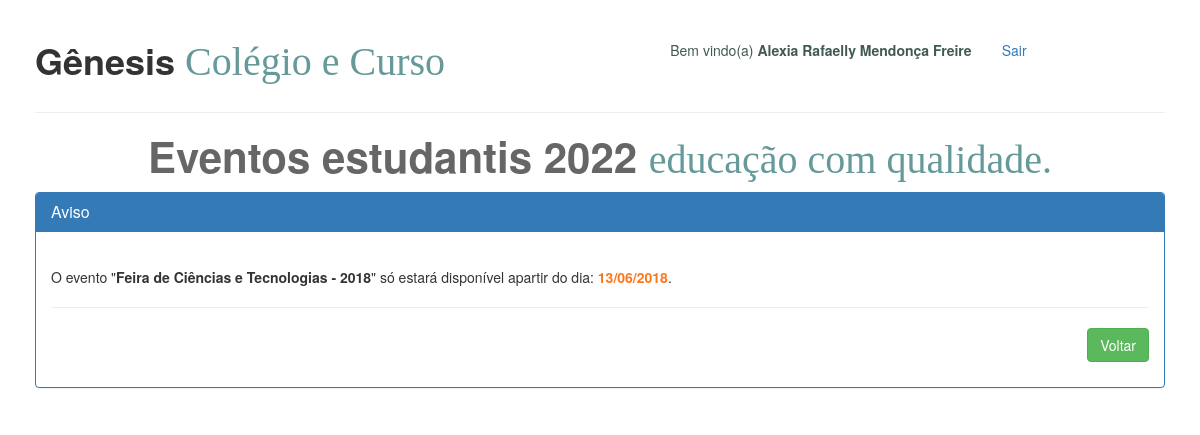
/eventos/autorizaevento.php (signed in), run on an earlier commit of the app's database.
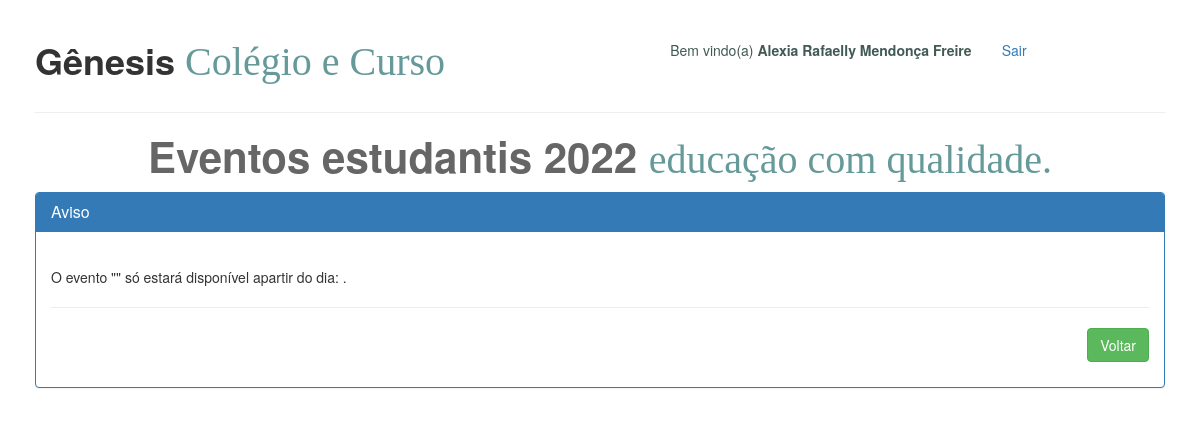
And on a later commit of the database.
### tables this page shows
CREATE TABLE `atividade` (
  `id` int(3) NOT NULL,
  `nome` varchar(255) NOT NULL,
  `data_inicio` date NOT NULL,
  `inscricao_inicio` date NOT NULL,
  `inscricao_termino` date NOT NULL,
  `qtd_curso` int(1) NOT NULL,
  `situacao` int(1) NOT NULL
);

### eventos/autorizaevento.php (the view, shortened to what this page needs)
<!DOCTYPE html>
<html lang="pt-br">
<head>
    <link href="css/bootstrap.min.css" rel="stylesheet">
    <link href="css/simple-sidebar.css" rel="stylesheet">
    <link href="css/estilojss.css" rel="stylesheet">
    <link href="//maxcdn.bootstrapcdn.com/bootstrap/3.3.0/css/bootstrap.min.css" rel="stylesheet" id="bootstrap-css">
</head>
<body>
    <div id="wrapper">
        <div id="page-content-wrapper">
            <div class="container-fluid">
                <div class="row">
                    <div class="col-md-6">
                        <h1><?=nome_empresa_editado?></h1>
                    </div>
                    <div class="col-md-4">
                        <p style="color:#415A55;text-align:right;"><br />Bem vindo(a) <b><?=$_SESSION['nome']?></b></p>
                    </div>
                    <div class="col-md-2">
                        <p style="color:text-align:left;"><br /><a href="logout.php">Sair</a></p>
                    </div>
                </div>
                <hr />
                <h1 class="titulo-local-h1"><?=tema_projeto?>
                 <strong class="titulo-local-h2"><?=subtema_projeto?></strong></h1>
                 <div class="row">
                   <div class="col-md-12">
                     <div class="panel panel-primary">
                        <div class="panel-heading">
                          <h3 class="panel-title">Aviso</h3>
                        </div>
                        <div class="panel-body">
                          <?php
                            $pdo = conectar();
                            $sql = $pdo->prepare("SELECT * FROM atividade");
                            $sql->execute();
                            $resultado = $sql->fetchAll(PDO::FETCH_OBJ);
                            if($sql->rowCount() > 0){
                              foreach ($resultado as $listar) {
                                $evento = $listar->nome;
                                $data = $listar->inscricao_inicio;
                              }
                              $timestamp = strtotime($data);
                              $data = date('d/m/Y', $timestamp);
                            }
                          ?>
                          <br />
                          <p>O evento "<strong><?=$evento?></strong>" só estará disponível apartir do dia: <span style="color:#ff751a !important;font-weight:bold;"><?=$data?></span>.</p>
                          <hr />
                          <p style="text-align:right;"><a href="logout.php" class="btn btn-success"> Voltar </a></p>
                        </div>
                     </div>
                   </div>
                 </div>
            </div>
        </div>
    </div>
</body>
</html>

What changed in the data, as far as the page shows it:
removed atividade: nome "Feira de Ciências e Tecnologias - 2018", inscricao_inicio "13/06/2018"
